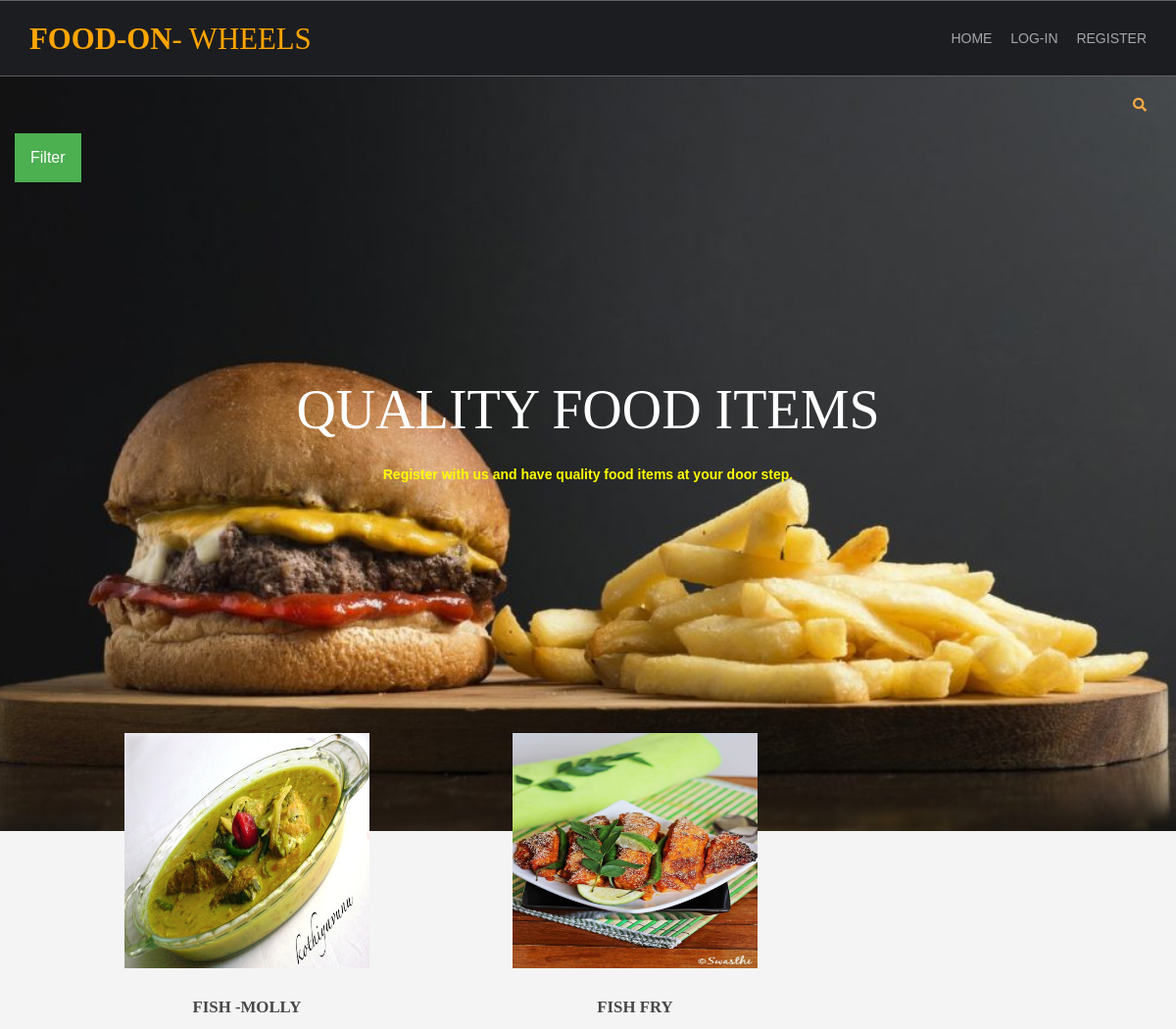
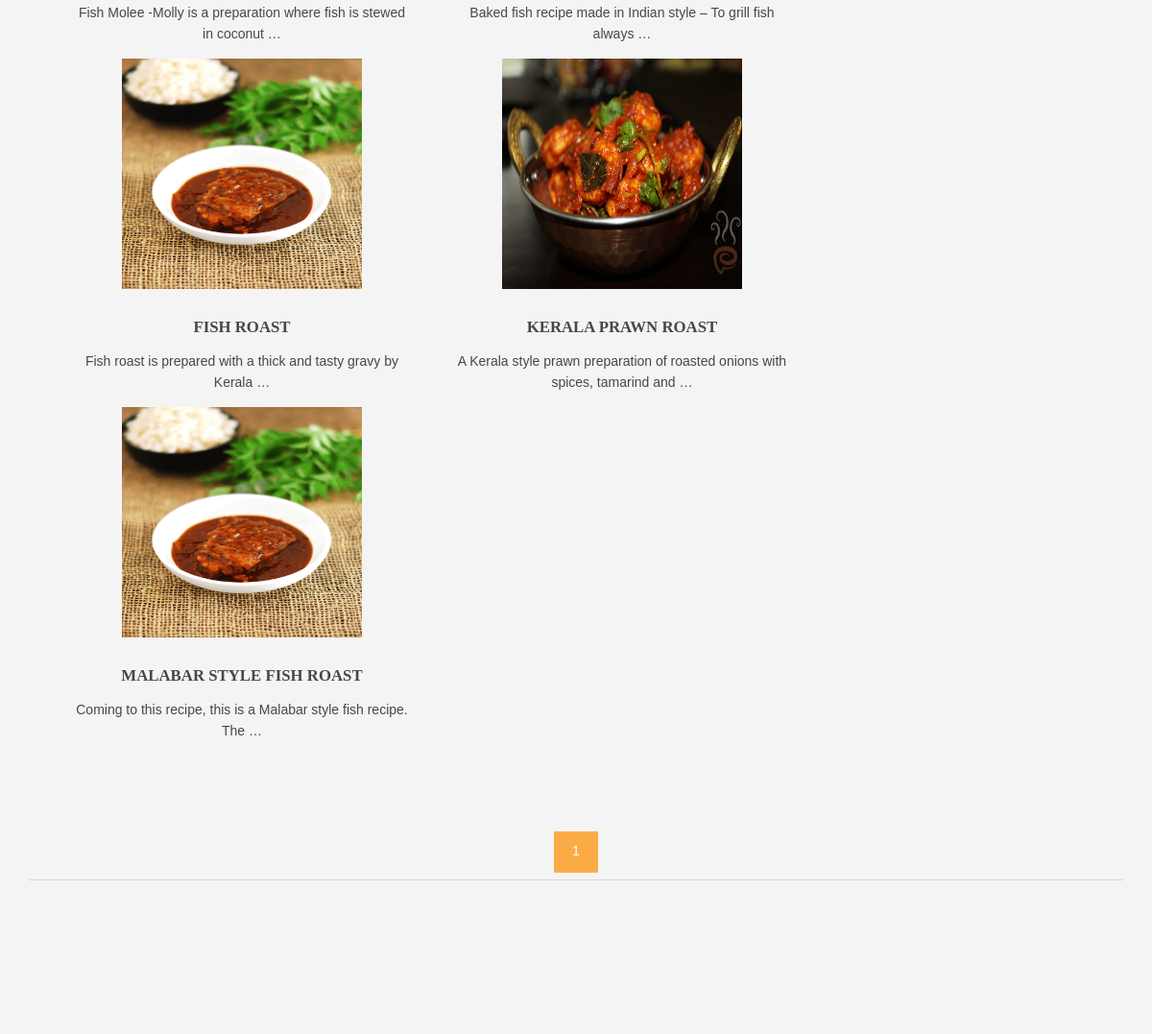
Page /fish-recipes/ on the committed database (2 pictures, top to bottom).
### shop/models.py (models this page shows, shortened)
class product(models.Model):
    name = models.CharField(max_length=150, unique=True)
    slug = models.SlugField(max_length=150, unique=True)
    image = models.ImageField(upload_to='products')
    description = models.TextField()
    stock = models.IntegerField()
    available = models.BooleanField()
    price = models.IntegerField()
    category = models.ForeignKey(category, on_delete=models.CASCADE)
    class Meta:
        ordering = ('name',)
    def get_url(self):
        return reverse('details', args=[self.category.slug, self.slug])

### shop/views.py (the view)
# urls.py: 2. Add a URL to urlpatterns:  path('', views.home, name='home')
def home(request, c_slug=None):
    c_page = None
    prodt = None
    if c_slug is not None:
        c_page = get_object_or_404(category, slug=c_slug)
        prodt = product.objects.filter(category=c_page, available=True)
    else:
        prodt = product.objects.all().filter(available=True)
    cat = category.objects.all()
    paginator = Paginator(prodt, 6)
    try:
        page = int(request.GET.get('page', '1'))
    except():
        page = 1
    try:
        pro = paginator.page(page)
    except(EmptyPage, InvalidPage):
        pro = paginator.page(paginator.num_pages)
    return render(request, 'index.html', {'products': prodt, 'categories': cat, 'pages': pro})

### cart/context_processor.py (called while the page is built)
def count(request):
    item_count = 0
    if 'admin' in request.path:
        return {}
    else:
        try:
            ct = cart_list.objects.filter(cart_id=c_id(request))
            cart_items = items.objects.filter(cart=ct[:1])
            for item in cart_items:
                item_count += item.quantity
        except cart_list.DoesNotExist:
            item_count = 0
        return dict(count=item_count)

### cart/views.py (called while the page is built)
def c_id(request):
    ct_id = request.session.session_key
    print("own",request.session.session_key)
    if not ct_id:
        print("new")
        ct_id = request.session.create()
        print("new",request.session.create())
    return ct_id

### shop/models.py (called while the page is built)
    def get_url(self):
        return reverse('product_category', args=[self.slug])

### templates/index.html (shortened to what this page needs)
{% extends 'base.html' %}
{% load static %}
{%block content%}
<html lang="">
<head>
<link href="{% static 'hm/layout/styles/layout.css'%}" rel="stylesheet" type="text/css" media="all">
</head>
<body id="top">
<div class="demo" style="background-image:url('{% static 'hm/images/demo/backgrounds/foodss.jpg'%}');">
    <div class="wrapper row0">
    <div id="topbar" class="hoc clear">
  <div class="fl_right">
        <ul class="nospace">
          <li id="searchform">
          </li>
        </ul>
        </div>
  </div>
      <div>
<div class="dropdown">
  <button class="dropbtn">Filter</button>
</div>
      </div>
  <div id="pageintro" class="hoc clear">
    <article>
      <h3 class="heading" style="color:white;">QUALITY FOOD ITEMS</h3>
      <p style="color:yellow;"><b>Register with us and have quality food items at your door step.</b></p>
    </article>
  </div>
</div>
<div class="wrapper row2">
  <main class="hoc container clear">
    <section id="introblocks">
      <ul class="nospace group btmspace-80">
        {% for product in pages.object_list %}
        <li class="one_third">
          <figure><a class="imgover" href="{{product.get_url}}"><img src={{product.image.url}} style="height:240px; width:250px;" alt=""></a>
            <figcaption>
              <h6 class="heading">{{product.name}}</h6>
              <p>{{product.description|truncatewords:12}}</p>
            </figcaption>
          </figure>
        </li>
{% endfor %}
      </ul>
    </section>
    <center>
{% for page in pages.paginator.page_range %}
<a href="?page={{page}}" class="btn bt-light btn-sm.{% if pages.number == page %} active {% endif %}">{{page}}</a>
 {% endfor %}
    </center>
    <hr class="btmspace-80">
  </main>
</div>
</div>
</body>
</html>
{%endblock%}

### static/hm/layout/styles/layout.css (style rules this page uses)
#topbar { padding:20px 0; font-size:.8rem; text-transform:uppercase; }
#topbar ul li { display:inline-block; margin-right:15px; }
#topbar ul li:last-child { margin-right:0; padding-right:0; border-right:none; }
#topbar #searchform { position:relative; line-height:1; z-index:9999; }
#topbar #searchform::after { display:block; height:18px; line-height:18px; padding:0; font-family:"Font Awesome\ 5 Free"; font-weight:900; font-size:1rem; content:"\f002"; }
#topbar #searchform ::placeholder { text-transform:capitalize; }
#pageintro { padding:200px 0 300px; }
#pageintro article, #pageintro article p { display:block; max-width:75%; margin:0 auto; text-align:center; }
#pageintro article p { max-width:65%; line-height:2rem; }
#pageintro .heading { margin-bottom:20px; font-size:4rem; }
.container { padding:80px 0; }
#introblocks { display:block; position:relative; margin:-180px 0 0 0; z-index:1; text-align:center; }
#introblocks figure figcaption { display:block; padding:30px 0 0 0; text-align:center; }
#introblocks figure figcaption .heading { font-size:1.2rem; font-weight:700; margin-bottom:0; }
*, *::before, *::after { transition:all .3s ease-in-out; }
body { color:#A5A6AA; background-color:#1C1D21; }
a { color:#FBAB45; }
hr, .borderedbox { border-color:#D7D7D7; }
.btn, .btn.inverse:hover { color:#FFFFFF; background-color:#FBAB45; border-color:#FBAB45; }
.imgover, .imgover:hover::after { color:#FFFFFF; }
.row2 { color:#474747; background-color:#F4F4F4; }
#topbar #searchform { color:#FBAB45; }
#pageintro { color:#FFFFFF; }
@media screen and (min-width:1140px) { .hoc { max-width:1140px; } }

### static/hm/layout/styles/framework.css (style rules this page uses)
html { overflow-y:scroll; overflow-x:hidden; }
html, body { margin:0; padding:0; font-size:14px; line-height:1.6em; }
*, *::before, *::after { box-sizing:border-box; }
.nospace { margin:0; padding:0; list-style:none; }
.btn { display:inline-block; padding:8px 18px 10px; text-transform:uppercase; border:1px solid; }
.clear, .group { display:block; }
.clear::before, .clear::after, .group::before, .group::after { display:table; content:""; }
.clear, .clear::after, .group, .group::after { clear:both; }
a { outline:none; text-decoration:none; }
.fl_right, .imgr { float:right; }
img { width:auto; max-width:100%; height:auto; margin:0; padding:0; border:none; line-height:normal; vertical-align:middle; }
.imgover { display:inline-block; position:relative; max-width:100%; }
.imgover::before, .imgover::after { display:block; position:absolute; content:""; text-align:center; opacity:0; }
.imgover::before { top:0; right:0; bottom:0; left:0; }
.imgover::after { top:50%; left:50%; width:50px; height:50px; line-height:50px; margin:-25px 0 0 -25px; font-family:"Font Awesome\ 5 Free"; font-weight:900; content:"\f067"; font-size:28px; }
body, input, textarea, select { font-family:Verdana, Geneva, sans-serif; }
h1, h2, h3, h4, h5, h6, .heading { font-family:Georgia, "Times New Roman", Times, serif; }
label, input, textarea, select, button { display:block; resize:none; outline:none; color:inherit; font-size:inherit; font-family:inherit; vertical-align:middle; }
::placeholder { opacity:1; }
h1, h2, h3, h4, h5, h6, .heading { margin:0 0 20px 0; font-size:1.4rem; line-height:normal; font-weight:normal; text-transform:uppercase; }
hr { display:block; width:100%; height:1px; border:solid; border-width:1px 0 0 0; }
.wrapper { display:block; position:relative; width:100%; margin:0; padding:0; text-align:left; word-wrap:break-word; }
.hoc { display:block; margin:0 auto; }
address, article, aside, figcaption, figure, footer, header, main, nav, section { display:block; margin:0; padding:0; }
.one_half, .one_third, .two_third, .one_quarter, .two_quarter, .three_quarter { display:inline-block; float:left; margin:0 0 0 4.21052%; list-style:none; }
.one_third { width:30.52631%; }
.btmspace-80 { margin-bottom:80px; }

### templates/index.html (style rules this page uses)
.demo { height:100%; background-position:center; background-repeat: no-repeat; background-size:cover; }
.dropbtn { background-color: #4CAF50; color: white; padding: 16px; font-size: 16px; border: none; cursor: pointer; }
.dropdown { position: relative; display: inline-block; padding-left: 15px; }

### rows in the picture
product: image (picture), name "FISH -MOLLY", description "Fish Molee -Molly is a preparation where fish is stewed in coconut …"
product: image (picture), name "FISH FRY", description "Baked fish recipe made in Indian style – To grill fish always …"
product: image (picture), name "FISH ROAST", description "Fish roast is prepared with a thick and tasty gravy by Kerala …"
product: image (picture), name "KERALA PRAWN ROAST", description "A Kerala style prawn preparation of roasted onions with spices, tamarind and …"
product: image (picture), name "MALABAR STYLE FISH ROAST", description "Coming to this recipe, this is a Malabar style fish recipe. The …"

### other values in the picture
{{ page }} "1"
